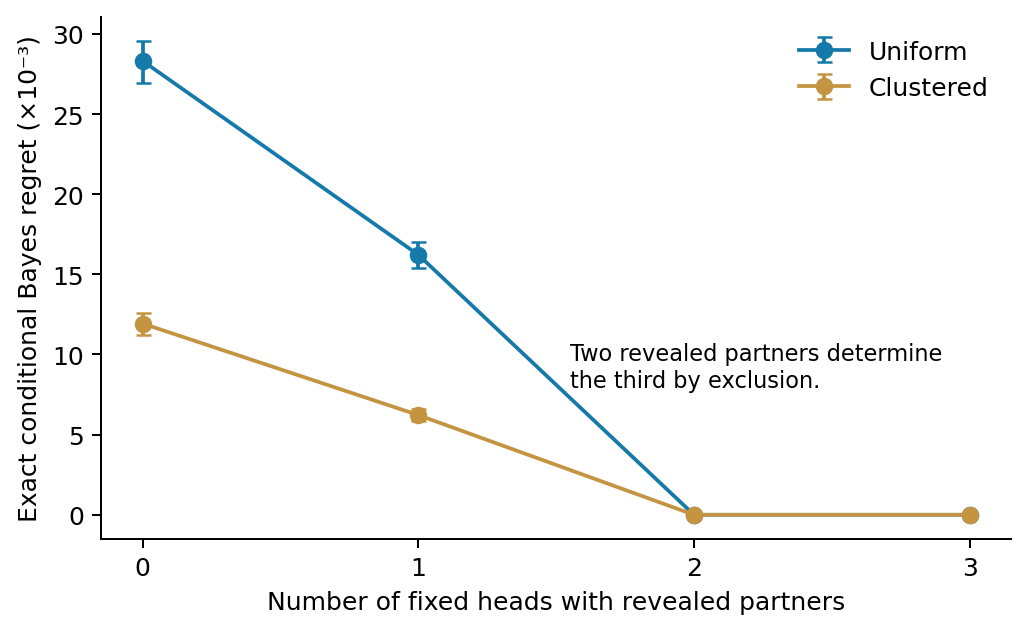

Reproduce this figure in Python.
"""Additional zero-training diagnostic: reveal fixed component partners progressively."""
import argparse,json
from pathlib import Path
import numpy as np
from run import stats

def main():
    p=argparse.ArgumentParser();p.add_argument('--output',default='results');a=p.parse_args();out=Path(a.output)
    summary=dict(protocol='Additional diagnostic specified after main training began. For the same geometry and uniform distribution over all six matchings, reveal the partners of fixed non-singleton heads 1,...,r. Partition the six latent states by those observations. For each observation class choose the action minimizing mean exact regret, then average classes by their probability. These are exact conditional Bayes risks, with no neural training.',datasets={})
    for name in ['iid_n9','cluster_n9']:
        d=dict(np.load(out/'data'/f'{name}_all_pairings.npz'));q=d['q'];r=q-q.min(-1,keepdims=True);tails=d['tails'];g,s,acts=q.shape;k=int(d['k']);curves=[];partitions=[]
        # Enumeration uses identical ordering of all matchings for every geometry.
        assert np.all(tails==tails[0:1])
        for revealed in range(k+1):
            labels=tails[0,:,1:revealed+1];_,inv=np.unique(labels,axis=0,return_inverse=True)
            groups=[np.flatnonzero(inv==label) for label in np.unique(inv)]
            bayes=sum((len(ix)/s)*r[:,ix,:].mean(1).min(-1) for ix in groups)
            curves.append(bayes);partitions.append([ix.tolist() for ix in groups])
        arr=np.stack(curves,1);assert np.all(np.diff(arr,axis=1)<=1e-10);assert np.all(arr[:,k-1:]==0)
        records=[]
        for i in range(k+1):
            record=dict(revealed_fixed_heads=i,observation_groups=len(partitions[i]),bayes_regret=stats(arr[:,i]))
            if i:record['reduction_from_previous']=stats(arr[:,i-1]-arr[:,i])
            records.append(record)
        summary['datasets'][name]=dict(n_geometry=g,matchings_per_geometry=s,curve=records,partitions=partitions)
        np.savez_compressed(out/f'{name}_information_curve.npz',bayes_regret=arr)
    (out/'information_curve.json').write_text(json.dumps(summary,indent=2))
    import matplotlib
    matplotlib.use('Agg')
    import matplotlib.pyplot as plt
    plt.rcParams.update({'pdf.fonttype':42,'axes.spines.top':False,'axes.spines.right':False})
    fig,ax=plt.subplots(figsize=(5.6,3.4),constrained_layout=True)
    for name,color in [('iid_n9','#1579aa'),('cluster_n9','#c49441')]:
        records=summary['datasets'][name]['curve'];v=np.array([z['bayes_regret']['mean'] for z in records]);ci=np.array([z['bayes_regret']['ci95'] for z in records])
        ax.errorbar(range(4),v*1000,yerr=np.stack([v-ci[:,0],ci[:,1]-v])*1000,marker='o',capsize=3,color=color,label='Uniform' if name=='iid_n9' else 'Clustered')
    ax.set_xticks(range(4));ax.set_xlabel('Number of fixed heads with revealed partners');ax.set_ylabel('Exact conditional Bayes regret (×10⁻³)');ax.legend(frameon=False);ax.text(1.55,8,'Two revealed partners determine\nthe third by exclusion.',fontsize=9)
    fig.savefig(out.parent/'information_curve.pdf',bbox_inches='tight');fig.savefig(out.parent/'information_curve.png',dpi=180,bbox_inches='tight');plt.close(fig)
    print(json.dumps(summary,indent=2))
if __name__=='__main__':main()
